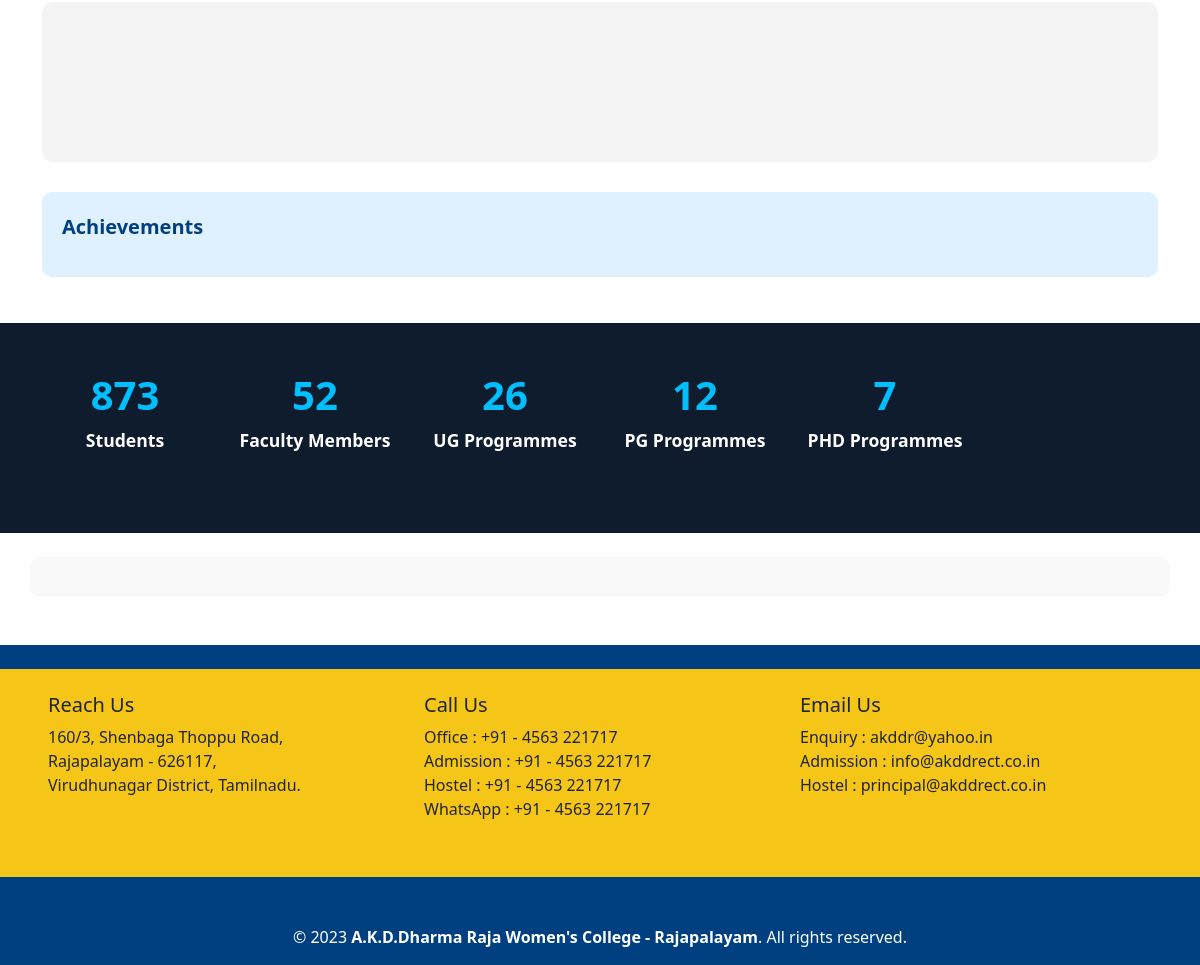
/ (lower part), run on an earlier commit of the app's database.
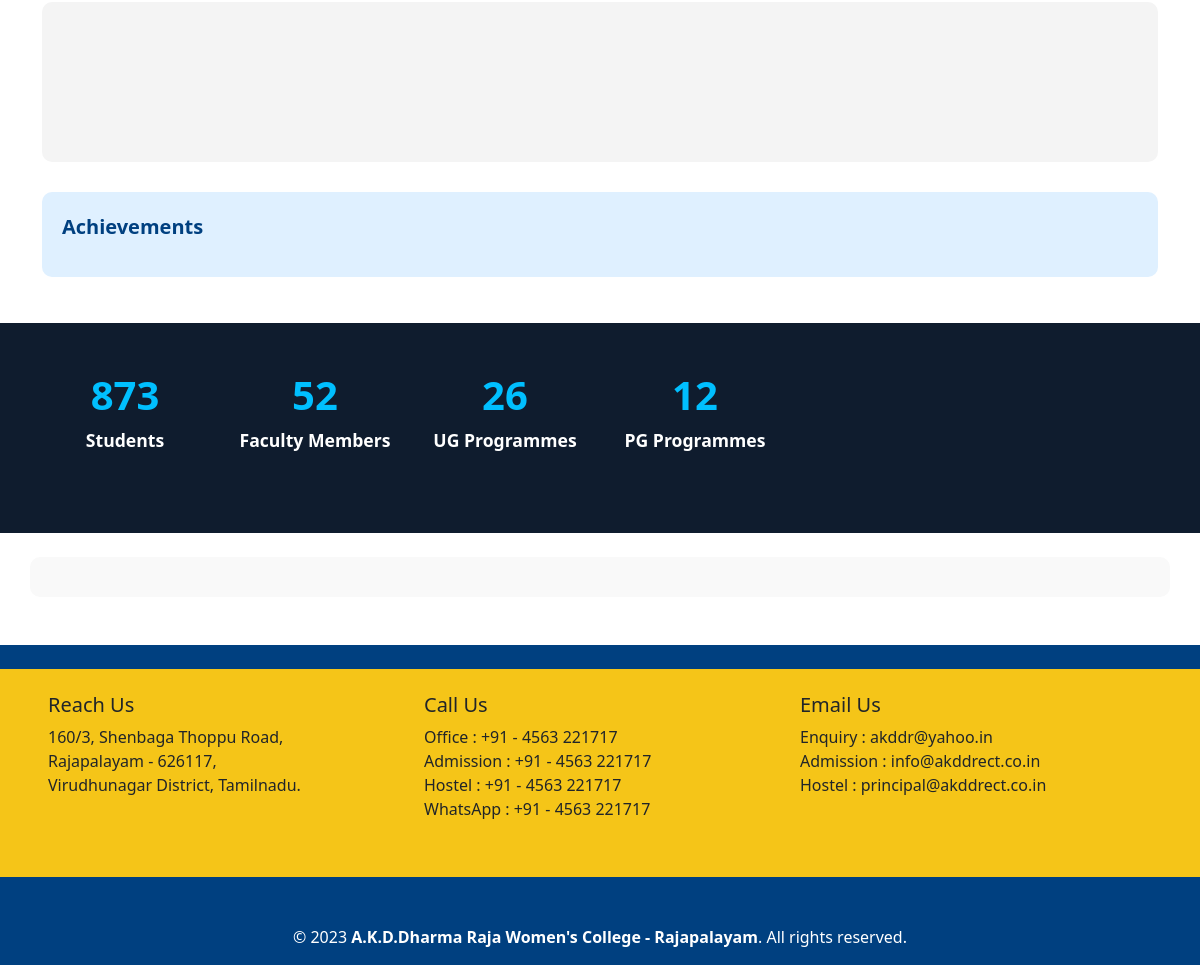
And on a later commit of the database.
### homepage/models.py (models this page shows, shortened)
class HomepageCounter(models.Model):
    label = models.CharField(max_length=100)
    value = models.PositiveIntegerField()
    order = models.PositiveIntegerField(default=0)

### homepage/views.py (the view)
# urls.py: path('', views.home, name='home'),
def home(request):
    counters = HomepageCounter.objects.all().order_by('order')
    return render(request, 'homepage/index.html', {'homepage_counters': counters})

### homepage/context_processors.py (called while the page is built)
def basic_info(request):
    return {
        "college_info": HomePageContent.objects.first(),
        'slider_images': SliderImage.objects.all(),
        'quick_links': HomeQuickLink.objects.all(),
        "about_menus": AboutSubmenu.objects.all(),
        "student_desk_menus": StudentDeskMenu.objects.all(),
        "submenus": NAACSubmenu.objects.all(),
        'activity_menus': ActivitySubmenu.objects.all(),
    }

def academic_menu_processor(request):
    return {
        'academic_submenus': AcademicSubMenu.objects.all().order_by('order')
    }

def department_list(request):
    return {
        'departments': Department.objects.all()
    }

def homepage_counters(request):
    return {
        'homepage_counters': HomepageCounter.objects.all().order_by('order')
    }

### homepage/templates/homepage/index.html (shortened to what this page needs)
{% extends 'homepage/base.html' %}
{% block fullwidth %}
<div class="container py-3">
  <div class="news-section">
  </div>
  <div class="achievements-section">
    <div class="section-title">Achievements</div>
  </div>
</div>
<section class="statistics-section text-white py-5" style="background-color: #0f1c2e;">
  <div class="container text-center">
    <div class="row">
      {% for counter in homepage_counters %}
        <div class="col-md-2 col-6 mb-3">
          <h2 class="counter" data-target="{{ counter.value }}">0</h2>
          <p>{{ counter.label }}</p>
        </div>
      {% endfor %}
    </div>
  </div>
</section>
{% endblock %}

What changed in the data, as far as the page shows it:
removed HomepageCounter: label "PHD Programmes"
